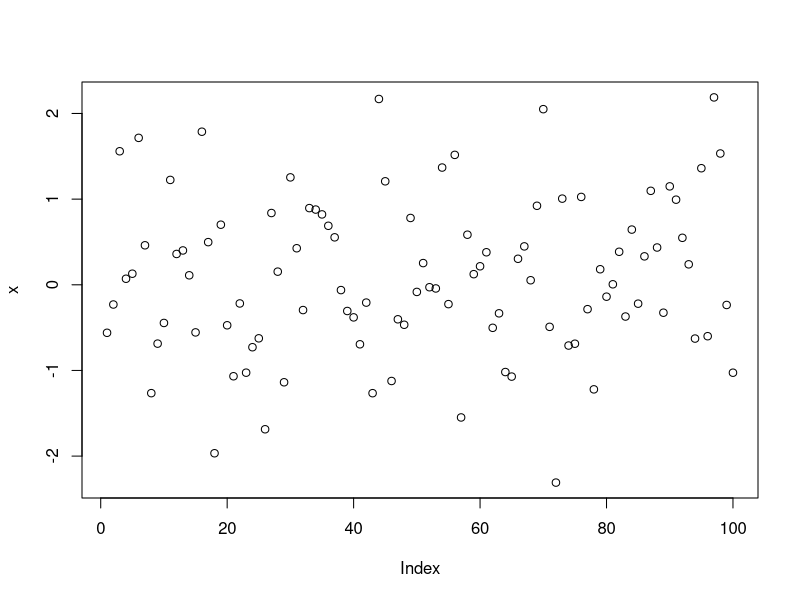

This figure's R source:
# ---- test-a ----
1 + 1
x = rnorm(10)

# ---- test-b ----
mean(x)
sd(x)

# ---- test-c ----
set.seed(123)
x <- rnorm(100)
plot(x)
